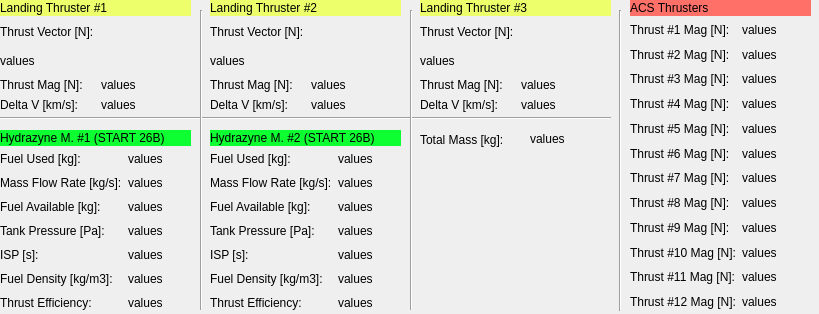
<?xml version="1.0" encoding="UTF-8"?>
<ui version="4.0">
 <class>wgtPropulsion</class>
 <widget class="QWidget" name="wgtPropulsion">
  <property name="geometry">
   <rect>
    <x>0</x>
    <y>0</y>
    <width>819</width>
    <height>314</height>
   </rect>
  </property>
  <property name="windowTitle">
   <string>Frame</string>
  </property>
  <property name="lineWidth" stdset="0">
   <number>0</number>
  </property>
  <widget class="QWidget" name="widget" native="true">
   <property name="geometry">
    <rect>
     <x>420</x>
     <y>160</y>
     <width>191</width>
     <height>141</height>
    </rect>
   </property>
   <property name="styleSheet">
    <string notr="true">image: url(:/ACS-thrusters.png);</string>
   </property>
  </widget>
  <widget class="QLabel" name="label">
   <property name="geometry">
    <rect>
     <x>0</x>
     <y>0</y>
     <width>191</width>
     <height>16</height>
    </rect>
   </property>
   <property name="styleSheet">
    <string notr="true">background-color: rgb(237, 255, 106);</string>
   </property>
   <property name="text">
    <string>Landing Thruster #1</string>
   </property>
  </widget>
  <widget class="QLabel" name="label_21">
   <property name="geometry">
    <rect>
     <x>420</x>
     <y>130</y>
     <width>142</width>
     <height>19</height>
    </rect>
   </property>
   <property name="text">
    <string>Total Mass [kg]:</string>
   </property>
  </widget>
  <widget class="QLabel" name="totalMass">
   <property name="geometry">
    <rect>
     <x>530</x>
     <y>130</y>
     <width>77</width>
     <height>18</height>
    </rect>
   </property>
   <property name="text">
    <string>values</string>
   </property>
  </widget>
  <widget class="QWidget" name="verticalLayoutWidget">
   <property name="geometry">
    <rect>
     <x>0</x>
     <y>20</y>
     <width>196</width>
     <height>92</height>
    </rect>
   </property>
   <layout class="QVBoxLayout" name="verticalLayout">
    <item>
     <widget class="QLabel" name="label_7">
      <property name="text">
       <string>Thrust Vector [N]:</string>
      </property>
     </widget>
    </item>
    <item>
     <widget class="QLabel" name="thruster1Vector">
      <property name="text">
       <string>values</string>
      </property>
     </widget>
    </item>
    <item>
     <layout class="QGridLayout" name="gridLayout">
      <item row="0" column="1">
       <widget class="QLabel" name="thruster1Mag">
        <property name="text">
         <string>values</string>
        </property>
       </widget>
      </item>
      <item row="0" column="0">
       <widget class="QLabel" name="label_13">
        <property name="text">
         <string>Thrust Mag [N]:</string>
        </property>
       </widget>
      </item>
      <item row="1" column="0">
       <widget class="QLabel" name="label_14">
        <property name="text">
         <string>Delta V [km/s]:</string>
        </property>
       </widget>
      </item>
      <item row="1" column="1">
       <widget class="QLabel" name="thruster1deltaV">
        <property name="text">
         <string>values</string>
        </property>
       </widget>
      </item>
     </layout>
    </item>
   </layout>
  </widget>
  <widget class="QWidget" name="gridLayoutWidget_2">
   <property name="geometry">
    <rect>
     <x>0</x>
     <y>150</y>
     <width>194</width>
     <height>162</height>
    </rect>
   </property>
   <layout class="QGridLayout" name="gridLayout_2">
    <item row="2" column="0">
     <widget class="QLabel" name="label_19">
      <property name="text">
       <string>Fuel Used [kg]:</string>
      </property>
     </widget>
    </item>
    <item row="2" column="1">
     <widget class="QLabel" name="hydMotor1fuelUsed">
      <property name="text">
       <string>values</string>
      </property>
     </widget>
    </item>
    <item row="3" column="0">
     <widget class="QLabel" name="label_18">
      <property name="text">
       <string>Mass Flow Rate [kg/s]:</string>
      </property>
     </widget>
    </item>
    <item row="3" column="1">
     <widget class="QLabel" name="hydMotor1massFlowRate">
      <property name="text">
       <string>values</string>
      </property>
     </widget>
    </item>
    <item row="4" column="0">
     <widget class="QLabel" name="label_20">
      <property name="text">
       <string>Fuel Available [kg]:</string>
      </property>
     </widget>
    </item>
    <item row="4" column="1">
     <widget class="QLabel" name="hydMotor1fuelAvailable">
      <property name="text">
       <string>values</string>
      </property>
     </widget>
    </item>
    <item row="6" column="0">
     <widget class="QLabel" name="label_16">
      <property name="text">
       <string>ISP [s]:</string>
      </property>
     </widget>
    </item>
    <item row="6" column="1">
     <widget class="QLabel" name="hydMotor1ISP">
      <property name="text">
       <string>values</string>
      </property>
     </widget>
    </item>
    <item row="5" column="0">
     <widget class="QLabel" name="label_22">
      <property name="text">
       <string>Tank Pressure [Pa]:</string>
      </property>
     </widget>
    </item>
    <item row="5" column="1">
     <widget class="QLabel" name="hydMotor1tankPressure">
      <property name="text">
       <string>values</string>
      </property>
     </widget>
    </item>
    <item row="7" column="0">
     <widget class="QLabel" name="label_23">
      <property name="text">
       <string>Fuel Density [kg/m3]:</string>
      </property>
     </widget>
    </item>
    <item row="7" column="1">
     <widget class="QLabel" name="hydMotor1fuelDensity">
      <property name="text">
       <string>values</string>
      </property>
     </widget>
    </item>
    <item row="8" column="0">
     <widget class="QLabel" name="label_15">
      <property name="text">
       <string>Thrust Efficiency:</string>
      </property>
     </widget>
    </item>
    <item row="8" column="1">
     <widget class="QLabel" name="hydMotor1eff">
      <property name="text">
       <string>values</string>
      </property>
     </widget>
    </item>
   </layout>
  </widget>
  <widget class="QWidget" name="verticalLayoutWidget_2">
   <property name="geometry">
    <rect>
     <x>210</x>
     <y>20</y>
     <width>196</width>
     <height>92</height>
    </rect>
   </property>
   <layout class="QVBoxLayout" name="verticalLayout_2">
    <item>
     <widget class="QLabel" name="label_8">
      <property name="text">
       <string>Thrust Vector [N]:</string>
      </property>
     </widget>
    </item>
    <item>
     <widget class="QLabel" name="thruster2Vector">
      <property name="text">
       <string>values</string>
      </property>
     </widget>
    </item>
    <item>
     <layout class="QGridLayout" name="gridLayout_3">
      <item row="0" column="0">
       <widget class="QLabel" name="label_17">
        <property name="text">
         <string>Thrust Mag [N]:</string>
        </property>
       </widget>
      </item>
      <item row="1" column="0">
       <widget class="QLabel" name="label_24">
        <property name="text">
         <string>Delta V [km/s]:</string>
        </property>
       </widget>
      </item>
      <item row="0" column="1">
       <widget class="QLabel" name="thruster2Mag">
        <property name="text">
         <string>values</string>
        </property>
       </widget>
      </item>
      <item row="1" column="1">
       <widget class="QLabel" name="thruster2deltaV">
        <property name="text">
         <string>values</string>
        </property>
       </widget>
      </item>
     </layout>
    </item>
   </layout>
  </widget>
  <widget class="QWidget" name="verticalLayoutWidget_3">
   <property name="geometry">
    <rect>
     <x>420</x>
     <y>20</y>
     <width>196</width>
     <height>92</height>
    </rect>
   </property>
   <layout class="QVBoxLayout" name="verticalLayout_3">
    <item>
     <widget class="QLabel" name="label_9">
      <property name="text">
       <string>Thrust Vector [N]:</string>
      </property>
     </widget>
    </item>
    <item>
     <widget class="QLabel" name="thruster3Vector">
      <property name="text">
       <string>values</string>
      </property>
     </widget>
    </item>
    <item>
     <layout class="QGridLayout" name="gridLayout_4">
      <item row="0" column="0">
       <widget class="QLabel" name="label_25">
        <property name="text">
         <string>Thrust Mag [N]:</string>
        </property>
       </widget>
      </item>
      <item row="1" column="0">
       <widget class="QLabel" name="label_26">
        <property name="text">
         <string>Delta V [km/s]:</string>
        </property>
       </widget>
      </item>
      <item row="0" column="1">
       <widget class="QLabel" name="thruster3Mag">
        <property name="text">
         <string>values</string>
        </property>
       </widget>
      </item>
      <item row="1" column="1">
       <widget class="QLabel" name="thruster3deltaV">
        <property name="text">
         <string>values</string>
        </property>
       </widget>
      </item>
     </layout>
    </item>
   </layout>
  </widget>
  <widget class="QLabel" name="label_4">
   <property name="geometry">
    <rect>
     <x>0</x>
     <y>130</y>
     <width>191</width>
     <height>16</height>
    </rect>
   </property>
   <property name="styleSheet">
    <string notr="true">background-color: rgb(14, 255, 49);</string>
   </property>
   <property name="text">
    <string>Hydrazyne M. #1 (START 26B)</string>
   </property>
  </widget>
  <widget class="QLabel" name="label_5">
   <property name="geometry">
    <rect>
     <x>210</x>
     <y>130</y>
     <width>191</width>
     <height>16</height>
    </rect>
   </property>
   <property name="styleSheet">
    <string notr="true">background-color: rgb(14, 255, 49);</string>
   </property>
   <property name="text">
    <string>Hydrazyne M. #2 (START 26B)</string>
   </property>
  </widget>
  <widget class="QLabel" name="label_2">
   <property name="geometry">
    <rect>
     <x>210</x>
     <y>0</y>
     <width>191</width>
     <height>16</height>
    </rect>
   </property>
   <property name="styleSheet">
    <string notr="true">background-color: rgb(237, 255, 106);</string>
   </property>
   <property name="text">
    <string>Landing Thruster #2</string>
   </property>
  </widget>
  <widget class="QLabel" name="label_3">
   <property name="geometry">
    <rect>
     <x>420</x>
     <y>0</y>
     <width>191</width>
     <height>16</height>
    </rect>
   </property>
   <property name="styleSheet">
    <string notr="true">background-color: rgb(237, 255, 106);</string>
   </property>
   <property name="text">
    <string>Landing Thruster #3</string>
   </property>
  </widget>
  <widget class="QWidget" name="gridLayoutWidget_4">
   <property name="geometry">
    <rect>
     <x>630</x>
     <y>20</y>
     <width>181</width>
     <height>291</height>
    </rect>
   </property>
   <layout class="QGridLayout" name="gridLayout_6">
    <item row="0" column="0">
     <widget class="QLabel" name="label_34">
      <property name="text">
       <string>Thrust #1 Mag [N]:</string>
      </property>
     </widget>
    </item>
    <item row="0" column="1">
     <widget class="QLabel" name="ACSthruster1Mag">
      <property name="text">
       <string>values</string>
      </property>
     </widget>
    </item>
    <item row="1" column="0">
     <widget class="QLabel" name="label_35">
      <property name="text">
       <string>Thrust #2 Mag [N]:</string>
      </property>
     </widget>
    </item>
    <item row="2" column="0">
     <widget class="QLabel" name="label_36">
      <property name="text">
       <string>Thrust #3 Mag [N]:</string>
      </property>
     </widget>
    </item>
    <item row="3" column="0">
     <widget class="QLabel" name="label_37">
      <property name="text">
       <string>Thrust #4 Mag [N]:</string>
      </property>
     </widget>
    </item>
    <item row="4" column="0">
     <widget class="QLabel" name="label_38">
      <property name="text">
       <string>Thrust #5 Mag [N]:</string>
      </property>
     </widget>
    </item>
    <item row="5" column="0">
     <widget class="QLabel" name="label_39">
      <property name="text">
       <string>Thrust #6 Mag [N]:</string>
      </property>
     </widget>
    </item>
    <item row="6" column="0">
     <widget class="QLabel" name="label_40">
      <property name="text">
       <string>Thrust #7 Mag [N]:</string>
      </property>
     </widget>
    </item>
    <item row="7" column="0">
     <widget class="QLabel" name="label_41">
      <property name="text">
       <string>Thrust #8 Mag [N]:</string>
      </property>
     </widget>
    </item>
    <item row="8" column="0">
     <widget class="QLabel" name="label_42">
      <property name="text">
       <string>Thrust #9 Mag [N]:</string>
      </property>
     </widget>
    </item>
    <item row="9" column="0">
     <widget class="QLabel" name="label_43">
      <property name="text">
       <string>Thrust #10 Mag [N]:</string>
      </property>
     </widget>
    </item>
    <item row="10" column="0">
     <widget class="QLabel" name="label_44">
      <property name="text">
       <string>Thrust #11 Mag [N]:</string>
      </property>
     </widget>
    </item>
    <item row="11" column="0">
     <widget class="QLabel" name="label_45">
      <property name="text">
       <string>Thrust #12 Mag [N]:</string>
      </property>
     </widget>
    </item>
    <item row="1" column="1">
     <widget class="QLabel" name="ACSthruster2Mag">
      <property name="text">
       <string>values</string>
      </property>
     </widget>
    </item>
    <item row="2" column="1">
     <widget class="QLabel" name="ACSthruster3Mag">
      <property name="text">
       <string>values</string>
      </property>
     </widget>
    </item>
    <item row="3" column="1">
     <widget class="QLabel" name="ACSthruster4Mag">
      <property name="text">
       <string>values</string>
      </property>
     </widget>
    </item>
    <item row="4" column="1">
     <widget class="QLabel" name="ACSthruster5Mag">
      <property name="text">
       <string>values</string>
      </property>
     </widget>
    </item>
    <item row="5" column="1">
     <widget class="QLabel" name="ACSthruster6Mag">
      <property name="text">
       <string>values</string>
      </property>
     </widget>
    </item>
    <item row="6" column="1">
     <widget class="QLabel" name="ACSthruster7Mag">
      <property name="text">
       <string>values</string>
      </property>
     </widget>
    </item>
    <item row="7" column="1">
     <widget class="QLabel" name="ACSthruster8Mag">
      <property name="text">
       <string>values</string>
      </property>
     </widget>
    </item>
    <item row="8" column="1">
     <widget class="QLabel" name="ACSthruster9Mag">
      <property name="text">
       <string>values</string>
      </property>
     </widget>
    </item>
    <item row="9" column="1">
     <widget class="QLabel" name="ACSthruster10Mag">
      <property name="text">
       <string>values</string>
      </property>
     </widget>
    </item>
    <item row="10" column="1">
     <widget class="QLabel" name="ACSthruster11Mag">
      <property name="text">
       <string>values</string>
      </property>
     </widget>
    </item>
    <item row="11" column="1">
     <widget class="QLabel" name="ACSthruster12Mag">
      <property name="text">
       <string>values</string>
      </property>
     </widget>
    </item>
   </layout>
  </widget>
  <widget class="QLabel" name="label_6">
   <property name="geometry">
    <rect>
     <x>630</x>
     <y>0</y>
     <width>181</width>
     <height>16</height>
    </rect>
   </property>
   <property name="styleSheet">
    <string notr="true">background-color: rgb(255, 113, 104);</string>
   </property>
   <property name="text">
    <string>ACS Thrusters</string>
   </property>
  </widget>
  <widget class="QWidget" name="gridLayoutWidget_3">
   <property name="geometry">
    <rect>
     <x>210</x>
     <y>150</y>
     <width>194</width>
     <height>162</height>
    </rect>
   </property>
   <layout class="QGridLayout" name="gridLayout_5">
    <item row="2" column="0">
     <widget class="QLabel" name="label_27">
      <property name="text">
       <string>Fuel Used [kg]:</string>
      </property>
     </widget>
    </item>
    <item row="2" column="1">
     <widget class="QLabel" name="hydMotor2fuelUsed">
      <property name="text">
       <string>values</string>
      </property>
     </widget>
    </item>
    <item row="3" column="0">
     <widget class="QLabel" name="label_28">
      <property name="text">
       <string>Mass Flow Rate [kg/s]:</string>
      </property>
     </widget>
    </item>
    <item row="3" column="1">
     <widget class="QLabel" name="hydMotor2massFlowRate">
      <property name="text">
       <string>values</string>
      </property>
     </widget>
    </item>
    <item row="4" column="0">
     <widget class="QLabel" name="label_29">
      <property name="text">
       <string>Fuel Available [kg]:</string>
      </property>
     </widget>
    </item>
    <item row="4" column="1">
     <widget class="QLabel" name="hydMotor2fuelAvailable">
      <property name="text">
       <string>values</string>
      </property>
     </widget>
    </item>
    <item row="6" column="0">
     <widget class="QLabel" name="label_30">
      <property name="text">
       <string>ISP [s]:</string>
      </property>
     </widget>
    </item>
    <item row="6" column="1">
     <widget class="QLabel" name="hydMotor2ISP">
      <property name="text">
       <string>values</string>
      </property>
     </widget>
    </item>
    <item row="5" column="0">
     <widget class="QLabel" name="label_31">
      <property name="text">
       <string>Tank Pressure [Pa]:</string>
      </property>
     </widget>
    </item>
    <item row="5" column="1">
     <widget class="QLabel" name="hydMotor2tankPressure">
      <property name="text">
       <string>values</string>
      </property>
     </widget>
    </item>
    <item row="7" column="0">
     <widget class="QLabel" name="label_32">
      <property name="text">
       <string>Fuel Density [kg/m3]:</string>
      </property>
     </widget>
    </item>
    <item row="7" column="1">
     <widget class="QLabel" name="hydMotor2fuelDensity">
      <property name="text">
       <string>values</string>
      </property>
     </widget>
    </item>
    <item row="8" column="0">
     <widget class="QLabel" name="label_33">
      <property name="text">
       <string>Thrust Efficiency:</string>
      </property>
     </widget>
    </item>
    <item row="8" column="1">
     <widget class="QLabel" name="hydMotor2eff">
      <property name="text">
       <string>values</string>
      </property>
     </widget>
    </item>
   </layout>
  </widget>
  <widget class="Line" name="line">
   <property name="geometry">
    <rect>
     <x>0</x>
     <y>110</y>
     <width>611</width>
     <height>16</height>
    </rect>
   </property>
   <property name="orientation">
    <enum>Qt::Horizontal</enum>
   </property>
  </widget>
  <widget class="Line" name="line_2">
   <property name="geometry">
    <rect>
     <x>610</x>
     <y>10</y>
     <width>20</width>
     <height>301</height>
    </rect>
   </property>
   <property name="orientation">
    <enum>Qt::Vertical</enum>
   </property>
  </widget>
  <widget class="Line" name="line_3">
   <property name="geometry">
    <rect>
     <x>200</x>
     <y>10</y>
     <width>3</width>
     <height>300</height>
    </rect>
   </property>
   <property name="orientation">
    <enum>Qt::Vertical</enum>
   </property>
  </widget>
  <widget class="Line" name="line_4">
   <property name="geometry">
    <rect>
     <x>410</x>
     <y>10</y>
     <width>3</width>
     <height>300</height>
    </rect>
   </property>
   <property name="orientation">
    <enum>Qt::Vertical</enum>
   </property>
  </widget>
 </widget>
 <resources/>
 <connections/>
</ui>
